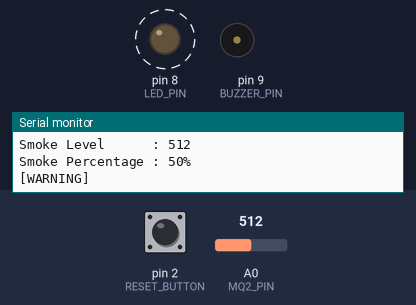
This sketch was run on a simulated Arduino Uno, built with avr-gcc and run on an emulated ATmega328P. Parts: output pins drawn as LEDs (lit = HIGH), buzzer (waves = sounding), the last lines printed to the serial monitor. Dashed ring = blinking. The test bench sets the inputs (shaded band); at power-on: A0 (MQ2_PIN) = 512, pin 2 (RESET_BUTTON) HIGH.

Above: at 1.4 s.
1.5 s: A0 (MQ2_PIN) set to 683
5.0 s: A0 (MQ2_PIN) set to 709
At 5.08 s:
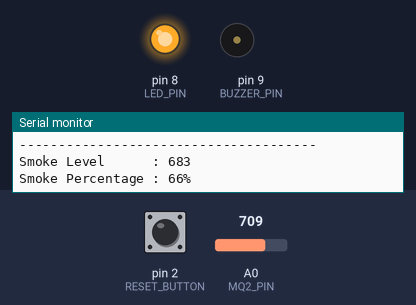
At 7.2 s:
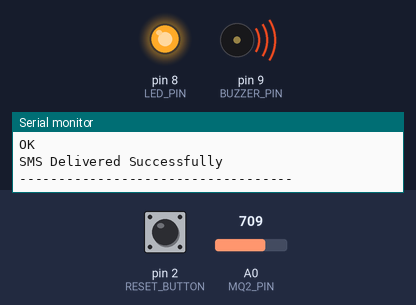
Timing chart, 0 to 8.7 s (numbered marks = the images above; inputs shaded):
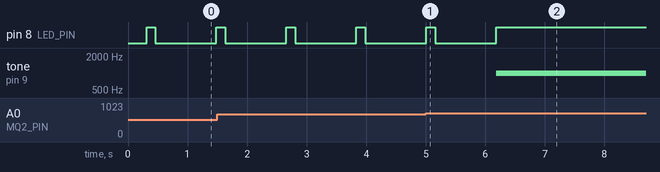

Measured:
- the behaviour switches between 699 and 700 on A0 (MQ2_PIN) (found by bisection; images 0 and 1)
- after the input at 5.0 s, pin 8 (LED_PIN): goes on until 6.2 s, then stays HIGH; tone on pin 9 (BUZZER_PIN): silent → 1000 Hz after 1.2 s
- by itself, pin 8 (LED_PIN): alternates HIGH for 0.15 s and LOW for 1.0 s

The sketch:

FireAlarm.ino
```cpp
/*
=========================================================
 SMART GSM FIRE ALARM SYSTEM
 Developer : Harsh Rathore
 Platform  : Arduino UNO
 Sensor    : MQ2 Gas Sensor
 Simulation: Wokwi
 Version   : 1.0
=========================================================
*/

const int MQ2_PIN = A0;
const int LED_PIN = 8;
const int BUZZER_PIN = 9;
const int RESET_BUTTON = 2;

const int SAFE_LEVEL = 300;
const int FIRE_LEVEL = 700;

bool smsSent = false;
int fireCount = 0;

void setup() {

  pinMode(LED_PIN, OUTPUT);
  pinMode(BUZZER_PIN, OUTPUT);
  pinMode(RESET_BUTTON, INPUT_PULLUP);

  Serial.begin(9600);

  Serial.println("=======================================");
  Serial.println(" SMART GSM FIRE ALARM SYSTEM");
  Serial.println("=======================================");
  Serial.println(" Developer : Harsh Rathore");
  Serial.println(" Platform  : Arduino UNO");
  Serial.println(" Sensor    : MQ2 Gas Sensor");
  Serial.println(" Version   : 1.0");
  Serial.println(" Simulation: Wokwi");
  Serial.println("=======================================");
  Serial.println();

}

void loop() {

  int smokeValue = analogRead(MQ2_PIN);
  int smokePercent = map(smokeValue, 0, 1023, 0, 100);

  Serial.println("--------------------------------------");
  Serial.print("Smoke Level      : ");
  Serial.println(smokeValue);

  Serial.print("Smoke Percentage : ");
  Serial.print(smokePercent);
  Serial.println("%");

  if (smokeValue < SAFE_LEVEL) {

    safeMode();

  }
  else if (smokeValue < FIRE_LEVEL) {

    warningMode();

  }
  else {

    fireMode(smokeValue, smokePercent);

  }

  delay(1000);

}

void safeMode() {

  digitalWrite(LED_PIN, LOW);
  noTone(BUZZER_PIN);

  smsSent = false;

  Serial.println("[SAFE]");
  Serial.println();

}

void warningMode() {

  digitalWrite(LED_PIN, HIGH);
  delay(150);
  digitalWrite(LED_PIN, LOW);

  noTone(BUZZER_PIN);

  Serial.println("[WARNING]");
  Serial.println();

}

void fireMode(int smokeValue, int smokePercent) {

  digitalWrite(LED_PIN, HIGH);
  tone(BUZZER_PIN, 1000);

  Serial.println("[CRITICAL FIRE]");

  if (!smsSent) {

    fireCount++;

    sendSMS(smokeValue, smokePercent);

    smsSent = true;

  }

  if (digitalRead(RESET_BUTTON) == LOW) {

    digitalWrite(LED_PIN, LOW);
    noTone(BUZZER_PIN);

    Serial.println("Alarm Reset");

  }

  Serial.println();

}

void sendSMS(int smokeValue, int smokePercent) {

  Serial.println();
  Serial.println("----------- GSM MODULE ------------");

  Serial.println("AT");
  Serial.println("OK");

  Serial.println("AT+CMGF=1");
  Serial.println("OK");

  Serial.println("AT+CMGS=\"+919876543210\"");
  Serial.println(">");

  Serial.println("***** FIRE ALERT *****");

  Serial.print("Smoke Level : ");
  Serial.println(smokeValue);

  Serial.print("Smoke Percentage : ");
  Serial.print(smokePercent);
  Serial.println("%");

  Serial.print("Fire Event : ");
  Serial.println(fireCount);

  Serial.print("Time Since Start : ");
  Serial.print(millis() / 1000);
  Serial.println(" sec");

  Serial.println("Location : Laboratory");

  Serial.println("+CMGS: 17");
  Serial.println("OK");

  Serial.println("SMS Delivered Successfully");

  Serial.println("-----------------------------------");
  Serial.println();

}
```
